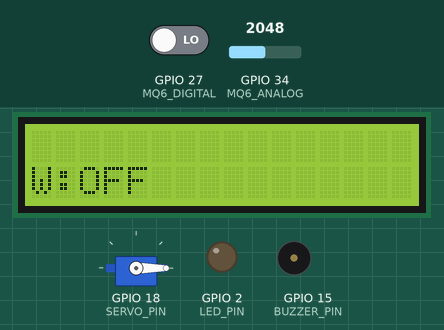
Recording of a sketch running on a simulated ESP32. Parts: servo, 16×2 character LCD, output pins drawn as LEDs (lit = HIGH), buzzer (waves = sounding, pin HIGH). The test bench sets the inputs (shaded band); at power-on: GPIO 34 (MQ6_ANALOG) = 2048, GPIO 27 (MQ6_DIGITAL) LOW. WiFi joins after 1.5 s; servers stay silent unless stated; no MQTT or app messages arrive unless stated.

Above: at 1.2 s.
1.3 s: GPIO 34 (MQ6_ANALOG) set to 1952
At 2.7 s:
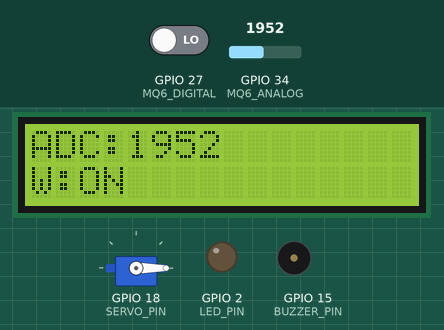
4.2 s: GPIO 34 (MQ6_ANALOG) set to 2040
At 7.2 s:
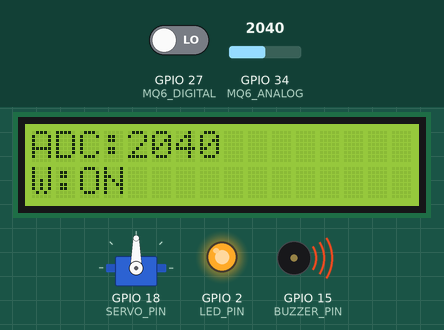
7.5 s: GPIO 34 (MQ6_ANALOG) set to 2047
At 9.0 s:
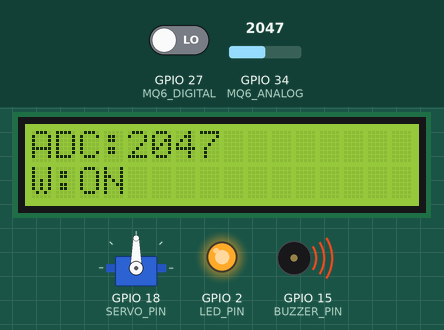
Timing chart, 0 to 10.5 s (numbered marks = the images above; inputs shaded):
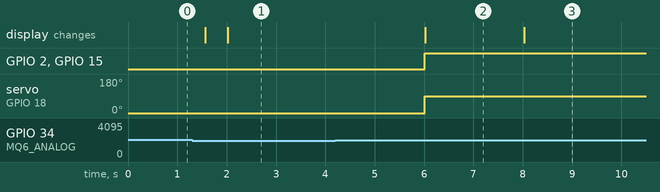

Measured:
- the behaviour switches between 2001 and 2000 on GPIO 34 (MQ6_ANALOG) (found by bisection; images 0 and 1)
- after the input at 1.3 s, GPIO 2 (LED_PIN), GPIO 15 (BUZZER_PIN): stays LOW (without the input it goes to HIGH after 0.70 s); servo on GPIO 18 (SERVO_PIN): stays 0° (without the input it goes to 90° after 0.70 s)
- after the input at 4.2 s, GPIO 2 (LED_PIN), GPIO 15 (BUZZER_PIN): LOW → HIGH after 1.8 s; servo on GPIO 18 (SERVO_PIN): 0° → 90° after 1.8 s; the display: changes after 1.8 s (image 2)
- after the input at 7.5 s, the display: changes after 0.53 s (image 3)

The sketch:

MQ6.ino
```cpp
#include <WiFi.h>
#include <PubSubClient.h>
#include <Wire.h>
#include <LiquidCrystal_I2C.h>
#include <ESP32Servo.h>

// ===== WIFI =====
const char* ssid = "SSID";
const char* password = "PASSWORD";

// ===== MQTT =====
const char* mqtt_server = "broker.emqx.io";
const int mqtt_port = 1883;

const char* topicAnalog  = "mq/TA";
const char* topicDigital = "mq_digital/TA";

// ===== MQ6 =====
#define MQ6_ANALOG 34
#define MQ6_DIGITAL 27

// ===== OUTPUT PIN =====
#define LED_PIN 2
#define BUZZER_PIN 15
#define SERVO_PIN 18

LiquidCrystal_I2C lcd(0x27, 16, 2);
WiFiClient espClient;
PubSubClient client(espClient);
Servo myServo;

unsigned long lastSensorRead = 0;
unsigned long lastWiFiAttempt = 0;
unsigned long lastMQTTAttempt = 0;

// ================= BACA GAS =================
int readGasAnalog() {
  return analogRead(MQ6_ANALOG);   // 0–4095
}

int readGasDigital() {
  return digitalRead(MQ6_DIGITAL);
}

// ================= SETUP =================
void setup() {
  Serial.begin(115200);

  pinMode(MQ6_ANALOG, INPUT);
  pinMode(MQ6_DIGITAL, INPUT);
  pinMode(LED_PIN, OUTPUT);
  pinMode(BUZZER_PIN, OUTPUT);

  myServo.attach(SERVO_PIN);
  myServo.write(0);

  lcd.init();
  lcd.backlight();

  WiFi.begin(ssid, password);
  client.setServer(mqtt_server, mqtt_port);
}

// ================= LOOP =================
void loop() {

  // ===== RECONNECT WIFI =====
  if (WiFi.status() != WL_CONNECTED) {
    if (millis() - lastWiFiAttempt > 5000) {
      lastWiFiAttempt = millis();
      WiFi.disconnect();
      WiFi.begin(ssid, password);
    }
  }

  // ===== RECONNECT MQTT =====
  if (WiFi.status() == WL_CONNECTED && !client.connected()) {
    if (millis() - lastMQTTAttempt > 5000) {
      lastMQTTAttempt = millis();
      client.connect("ESP32_MQ6_Client");
    }
  }

  client.loop();

  // ===== BACA SENSOR SETIAP 2 DETIK =====
  if (millis() - lastSensorRead > 2000) {
    lastSensorRead = millis();

    int gasAnalog  = readGasAnalog();   // 0–4095
    int gasDigital = readGasDigital();  // 0 atau 1

    // ===== LOGIKA OUTPUT (ANALOG SEBAGAI ACUAN) =====
    if (gasAnalog > 2000) {   // Threshold bisa kamu ubah
      digitalWrite(LED_PIN, HIGH);
      digitalWrite(BUZZER_PIN, HIGH);
      myServo.write(90);
    } else {
      digitalWrite(LED_PIN, LOW);
      digitalWrite(BUZZER_PIN, LOW);
      myServo.write(0);
    }

    // ===== MQTT PUBLISH ANALOG =====
    if (client.connected()) {
      String payloadAnalog = String(gasAnalog);
      client.publish(topicAnalog, payloadAnalog.c_str());
    }

    // ===== MQTT PUBLISH DIGITAL =====
    if (client.connected()) {
      String payloadDigital = String(gasDigital);
      client.publish(topicDigital, payloadDigital.c_str());
    }

    // ===== LCD BARIS 1 =====
    lcd.setCursor(0, 0);
    lcd.print("ADC:");
    lcd.print(gasAnalog);
    lcd.print("   ");
  }

  // ===== LCD BARIS 2 =====
  lcd.setCursor(0, 1);
  if (WiFi.status() == WL_CONNECTED) {
    lcd.print("W:ON ");
  } else {
    lcd.print("W:OFF");
  }
}
```
